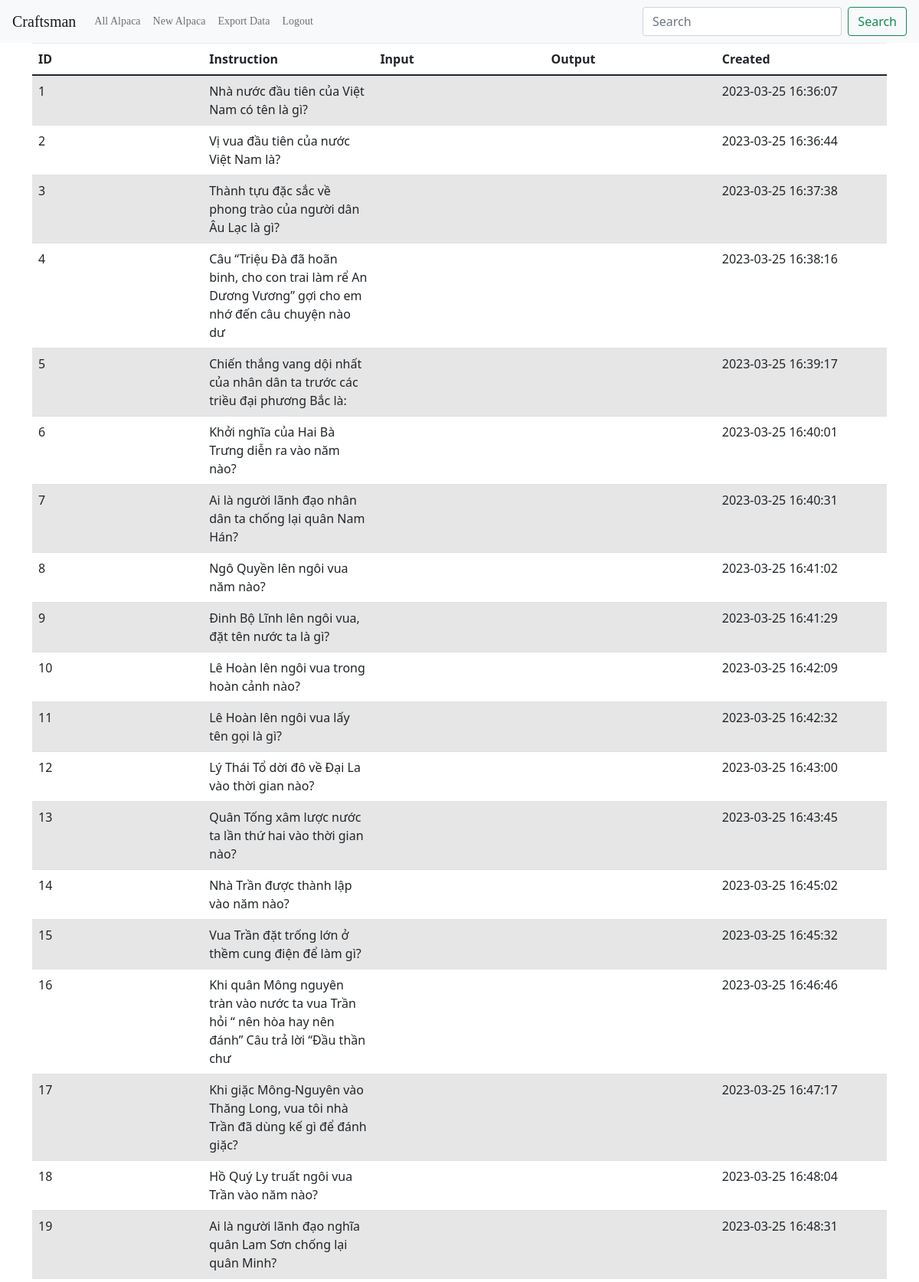
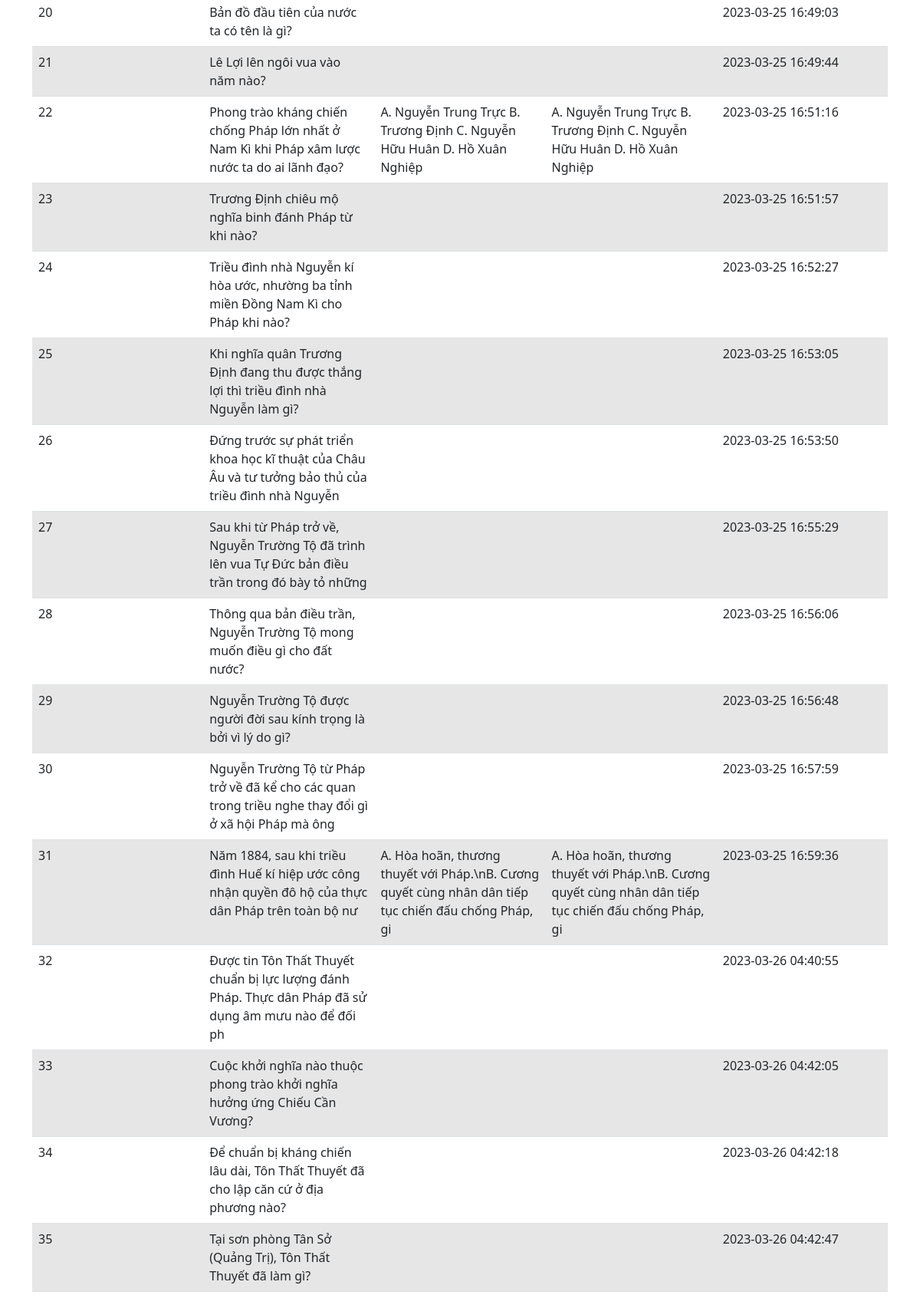
The app's page /alpaca (signed in, upper part) with its own data (2 pictures, top to bottom).
### app.py (models this page shows, shortened)
class Alpaca(db.Model):
    id = db.Column(db.Integer, primary_key=True)
    instruction = db.Column(db.String(100))
    input = db.Column(db.String(100))
    output = db.Column(db.String(100))
    created = db.Column(db.DateTime, default=datetime.utcnow)
    created_by = db.Column(db.Integer)

### app.py (the view)
@app.route('/alpaca')
def alpaca():
    if not session.get('logged_in'):
        return redirect(url_for('user_index'))
    if session.get('user_info').get('user_role') == 'admin':
        alpacas = Alpaca.query.all()
    else:
        alpacas = Alpaca.query.filter_by(created_by=session.get('user_info').get('user_id'))
    return render_template('index.html', alpacas=alpacas)

### templates/index.html
{% extends 'base.html' %}
{% block content %}
    <table id="data" class="table table-striped">
        <thead>
        <tr>
            <th>ID</th>
            <th>Instruction</th>
            <th>Input</th>
            <th>Output</th>
            <th>Created</th>
        </tr>
        </thead>
        <tbody>
        {% for alpaca in alpacas %}
            <tr>
                <td>{{ alpaca.id }}</td>
                <td>{{ alpaca.instruction }}</td>
                <td>{{ alpaca.input }}</td>
                <td>{{ alpaca.input }}</td>
                <td>{{ alpaca.created }}</td>
            </tr>
        {% endfor %}
        </tbody>
    </table>
{% endblock %}

### templates/base.html (shortened to what this page needs)
<!doctype html>
<html lang="en">
<head>
    <link rel="stylesheet" href="https://stackpath.bootstrapcdn.com/bootstrap/4.3.1/css/bootstrap.min.css"
>
    <link rel="stylesheet" type="text/css"
          href="{{ url_for('static', filename='vendor/bootstrap/css/bootstrap.min.css')}}">
    <link rel="stylesheet" type="text/css"
          href="{{ url_for('static', filename='fonts/font-awesome-4.7.0/css/font-awesome.min.css')}}">
    <link rel="stylesheet" type="text/css"
          href="{{ url_for('static', filename='fonts/Linearicons-Free-v1.0.0/icon-font.min.css')}}">
    <link rel="stylesheet" type="text/css" href="{{ url_for('static', filename='vendor/animate/animate.css')}}">
    <link rel="stylesheet" type="text/css"
          href="{{ url_for('static', filename='vendor/css-hamburgers/hamburgers.min.css')}}">
    <link rel="stylesheet" type="text/css"
          href="{{ url_for('static', filename='vendor/animsition/css/animsition.min.css')}}">
    <link rel="stylesheet" type="text/css" href="{{ url_for('static', filename='vendor/select2/select2.min.css')}}">
    <link rel="stylesheet" type="text/css"
          href="{{ url_for('static', filename='vendor/daterangepicker/daterangepicker.css')}}">
    <link rel="stylesheet" type="text/css" href="{{ url_for('static', filename='css/util.css')}}">
    <link rel="stylesheet" type="text/css" href="{{ url_for('static', filename='css/main.css')}}">
    <link href="https://cdn.jsdelivr.net/npm/bootstrap@5.0.1/dist/css/bootstrap.min.css" rel="stylesheet">
</head>
<body>
<nav class="navbar navbar-expand-md navbar-light bg-light">
    <a class="navbar-brand" href="/home">Craftsman</a>
    <div class="collapse navbar-collapse" id="navbarNav">
        <ul class="navbar-nav">
            <li class="nav-item">
                <a class="nav-link" href="/alpaca">All Alpaca</a>
            </li>
            <li class="nav-item">
                <a class="nav-link" href="/alpaca/create">New Alpaca</a>
            </li>
            <li class="nav-item">
                <a class="nav-link" href="/alpaca/export"
                   onclick="return confirm('Are you sure you want to export data?')">Export Data</a>
            </li>
            <li class="nav-item">
                <a class="nav-link" href="/logout">Logout</a>
            </li>
        </ul>
        <form class="d-flex ms-auto order-5">
            <input class="form-control me-2" type="search" placeholder="Search" aria-label="Search">
            <button class="btn btn-outline-success" type="submit">Search</button>
        </form>
    </div>
</nav>
<div class="container">
    {% block content %} {% endblock %}
</div>
</body>
</html>

### static/css/main.css (style rules this page uses)
* { margin: 0px; padding: 0px; box-sizing: border-box; }
body, html { height: 100%; font-family: Ubuntu-Regular, sans-serif; }
a { font-family: Ubuntu-Regular; font-size: 14px; line-height: 1.7; color: #666666; margin: 0px; transition: all 0.4s; -webkit-transition: all 0.4s; -o-transition: all 0.4s; -moz-transition: all 0.4s; }
ul, li { margin: 0px; list-style-type: none; }
input { outline: none; border: none; }
button { outline: none !important; border: none; background: transparent; }

### templates/base.html (style rules this page uses)
.btn { width: 80px; }
.table { table-layout: fixed; width: 100%; word-wrap: break-word; }

### records on screen
Alpaca: id "1", instruction "Nhà nước đầu tiên của Việt Nam có tên là gì?", created "2023-03-25 16:36:07"
Alpaca: id "2", instruction "Vị vua đầu tiên của nước Việt Nam là?", created "2023-03-25 16:36:44"
Alpaca: id "3", instruction "Thành tựu đặc sắc về phong trào của người dân Âu Lạc là gì?", created "2023-03-25 16:37:38"
Alpaca: id "4", instruction "Câu “Triệu Đà đã hoãn binh, cho con trai làm rể An Dương Vương” gợi cho em nhớ đến câu chuyện nào dư", created "2023-03-25 16:38:16"
Alpaca: id "5", instruction "Chiến thắng vang dội nhất của nhân dân ta trước các triều đại phương Bắc là:", created "2023-03-25 16:39:17"
Alpaca: id "6", instruction "Khởi nghĩa của Hai Bà Trưng diễn ra vào năm nào?", created "2023-03-25 16:40:01"
Alpaca: id "7", instruction "Ai là người lãnh đạo nhân dân ta chống lại quân Nam Hán?", created "2023-03-25 16:40:31"
Alpaca: id "8", instruction "Ngô Quyền lên ngôi vua năm nào?", created "2023-03-25 16:41:02"
Alpaca: id "9", instruction "Đinh Bộ Lĩnh lên ngôi vua, đặt tên nước ta là gì?", created "2023-03-25 16:41:29"
Alpaca: id "10", instruction "Lê Hoàn lên ngôi vua trong hoàn cảnh nào?", created "2023-03-25 16:42:09"
Alpaca: id "11", instruction "Lê Hoàn lên ngôi vua lấy tên gọi là gì?", created "2023-03-25 16:42:32"
Alpaca: id "12", instruction "Lý Thái Tổ dời đô về Đại La vào thời gian nào?", created "2023-03-25 16:43:00"
Alpaca: id "13", instruction "Quân Tống xâm lược nước ta lần thứ hai vào thời gian nào?", created "2023-03-25 16:43:45"
Alpaca: id "14", instruction "Nhà Trần được thành lập vào năm nào?", created "2023-03-25 16:45:02"
Alpaca: id "15", instruction "Vua Trần đặt trống lớn ở thềm cung điện để làm gì?", created "2023-03-25 16:45:32"
Alpaca: id "16", instruction "Khi quân Mông nguyên tràn vào nước ta vua Trần hỏi “ nên hòa hay nên đánh” Câu trả lời “Đầu thần chư", created "2023-03-25 16:46:46"
Alpaca: id "17", instruction "Khi giặc Mông-Nguyên vào Thăng Long, vua tôi nhà Trần đã dùng kế gì để đánh giặc?", created "2023-03-25 16:47:17"
Alpaca: id "18", instruction "Hồ Quý Ly truất ngôi vua Trần vào năm nào?", created "2023-03-25 16:48:04"
Alpaca: id "19", instruction "Ai là người lãnh đạo nghĩa quân Lam Sơn chống lại quân Minh?", created "2023-03-25 16:48:31"
Alpaca: id "20", instruction "Bản đồ đầu tiên của nước ta có tên là gì?", created "2023-03-25 16:49:03"
Alpaca: id "21", instruction "Lê Lợi lên ngôi vua vào năm nào?", created "2023-03-25 16:49:44"
Alpaca: id "22", instruction "Phong trào kháng chiến chống Pháp lớn nhất ở Nam Kì khi Pháp xâm lược nước ta do ai lãnh đạo?", input "A. Nguyễn Trung Trực B. Trương Định C. Nguyễn Hữu Huân D. Hồ Xuân Nghiệp", created "2023-03-25 16:51:16"
Alpaca: id "23", instruction "Trương Định chiêu mộ nghĩa binh đánh Pháp từ khi nào?", created "2023-03-25 16:51:57"
Alpaca: id "24", instruction "Triều đình nhà Nguyễn kí hòa ước, nhường ba tỉnh miền Đồng Nam Kì cho Pháp khi nào?", created "2023-03-25 16:52:27"
Alpaca: id "25", instruction "Khi nghĩa quân Trương Định đang thu được thắng lợi thì triều đình nhà Nguyễn làm gì?", created "2023-03-25 16:53:05"
Alpaca: id "26", instruction "Đứng trước sự phát triển khoa học kĩ thuật của Châu Âu và tư tưởng bảo thủ của triều đình nhà Nguyễn", created "2023-03-25 16:53:50"
Alpaca: id "27", instruction "Sau khi từ Pháp trở về, Nguyễn Trường Tộ đã trình lên vua Tự Đức bản điều trần trong đó bày tỏ những", created "2023-03-25 16:55:29"
Alpaca: id "28", instruction "Thông qua bản điều trần, Nguyễn Trường Tộ mong muốn điều gì cho đất nước?", created "2023-03-25 16:56:06"
Alpaca: id "29", instruction "Nguyễn Trường Tộ được người đời sau kính trọng là bởi vì lý do gì?", created "2023-03-25 16:56:48"
Alpaca: id "30", instruction "Nguyễn Trường Tộ từ Pháp trở về đã kể cho các quan trong triều nghe thay đổi gì ở xã hội Pháp mà ông", created "2023-03-25 16:57:59"
Alpaca: id "31", instruction "Năm 1884, sau khi triều đình Huế kí hiệp ước công nhận quyền đô hộ của thực dân Pháp trên toàn bộ nư", input "A. Hòa hoãn, thương thuyết với Pháp.\\nB. Cương quyết cùng nhân dân tiếp tục chiến đấu chống Pháp, gi", created "2023-03-25 16:59:36"
Alpaca: id "32", instruction "Được tin Tôn Thất Thuyết chuẩn bị lực lượng đánh Pháp. Thực dân Pháp đã sử dụng âm mưu nào để đối ph", created "2023-03-26 04:40:55"
Alpaca: id "33", instruction "Cuộc khởi nghĩa nào thuộc phong trào khởi nghĩa hưởng ứng Chiếu Cần Vương?", created "2023-03-26 04:42:05"
Alpaca: id "34", instruction "Để chuẩn bị kháng chiến lâu dài, Tôn Thất Thuyết đã cho lập căn cứ ở địa phương nào?", created "2023-03-26 04:42:18"
Alpaca: id "35", instruction "Tại sơn phòng Tân Sở (Quảng Trị), Tôn Thất Thuyết đã làm gì?", created "2023-03-26 04:42:47"
